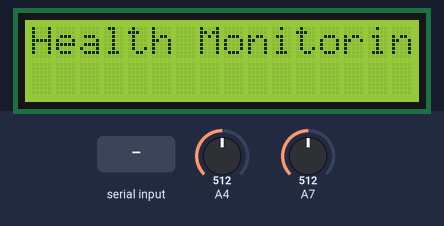
Bench run of a sketch on a simulated Arduino Mega 2560, built with avr-gcc and run on an emulated ATmega2560. Parts: 16×2 character LCD. Inputs (shaded band) come from the test bench; at power-on: A4 = 512, A7 = 512. Random numbers use the default seed unless the sketch sets one; what the sketch prints to the serial monitor is not drawn.

Above: at 1.2 s.
1.3 s: "870083FF1AE1" received over Serial
At 9.6 s:
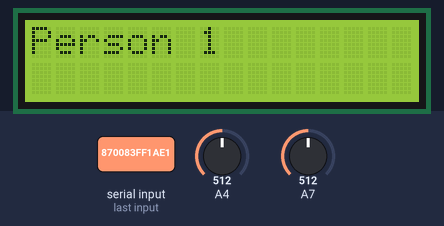
13.2 s: "38001AD4DA2E" received over Serial
At 21.7 s:
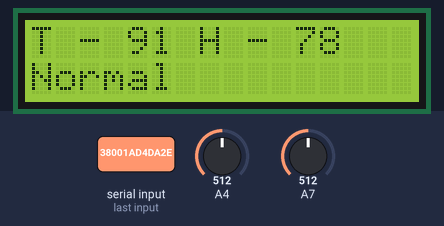
28.5 s: "870083FF1AE1" received over Serial
At 36.4 s:
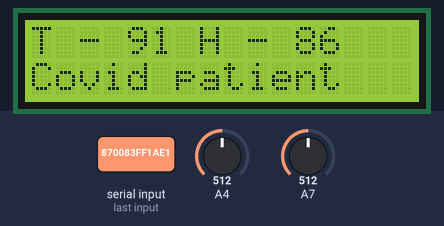
Timing chart, 0 to 37.9 s (numbered marks = the images above; inputs shaded):
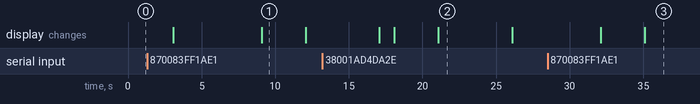

The sketch:

Heart_beat.ino
```cpp
#include <LiquidCrystal.h>

// initialize the library by associating any needed LCD interface pin
// with the arduino pin number it is connected to
const int rs = 5, en = 18, d4 = 19, d5 = 21, d6 = 22, d7 = 23;
int statusa=0,status2=0;
String person;
LiquidCrystal lcd(rs, en, d4, d5, d6, d7);
void setup() {
  lcd.begin(16,2);
  pinMode(36,INPUT);
  pinMode(39,INPUT);
  Serial.begin(9600);

}

void loop() {
  int temp=analogRead(39);
  temp=temp/5.6;
  int heart=analogRead(36);
  int heart1;
  if(heart>2500){
    heart1=0;
  }
  else{
    heart1=random(67,100);
  }
  if(statusa==0){
    lcd.setCursor(0,0);
    lcd.print("Health Monitoring");
    statusa=1;
    delay(3000);
    lcd.clear();
  }
  if(Serial.available()> 0)
  {
    person=Serial.readString();
    Serial.println(person);
    if(person == "870083FF1AE1")
    {
      lcd.setCursor(0,0);
      lcd.print("Person 1");
      status2=1;
      delay(3000);
      lcd.clear();
    }
    else if(person == "38001AD4DA2E"){
      lcd.setCursor(0,0);
      lcd.print("Person 2");
      status2=1;
      delay(3000);
      lcd.clear();
    }

  }
  if(status2==1){
  lcd.setCursor(0,0);
  lcd.print("T - ");
  lcd.print(temp);
  lcd.print(" H - ");
  lcd.print(heart1);
  lcd.setCursor(0,1);
    if(temp>30 && heart1>85){
      lcd.print("Covid patient");
    }
    else{
      lcd.print("Normal");
    }
  }
  delay(5000);
  lcd.clear();
  status2=0;


}
```

Measured:
- after the input at 28.5 s, the display: first changes after 3.6 s (image 3 shows a later state)
- what the display in image 1 shows lasts 3.0 s, from 9.1 s to 12.1 s
- what the display in image 2 shows lasts 5.0 s, from 21.1 s to 26.1 s
